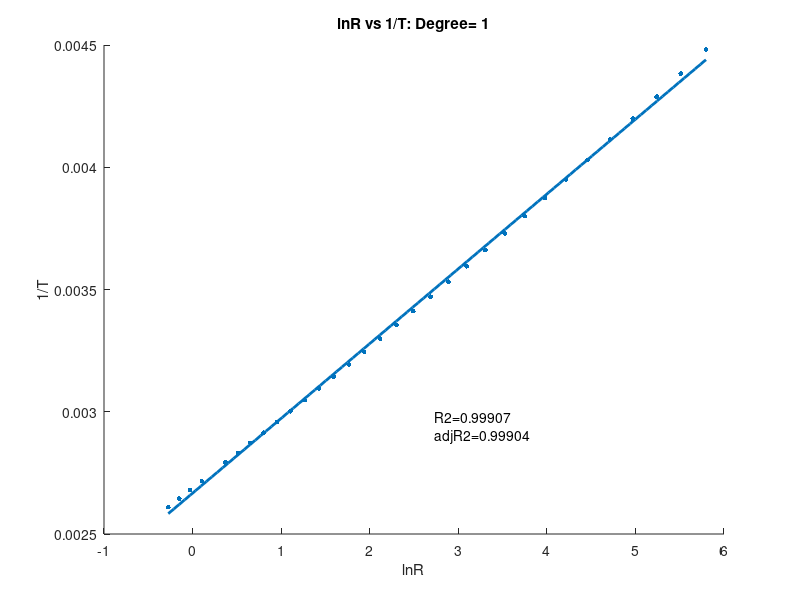
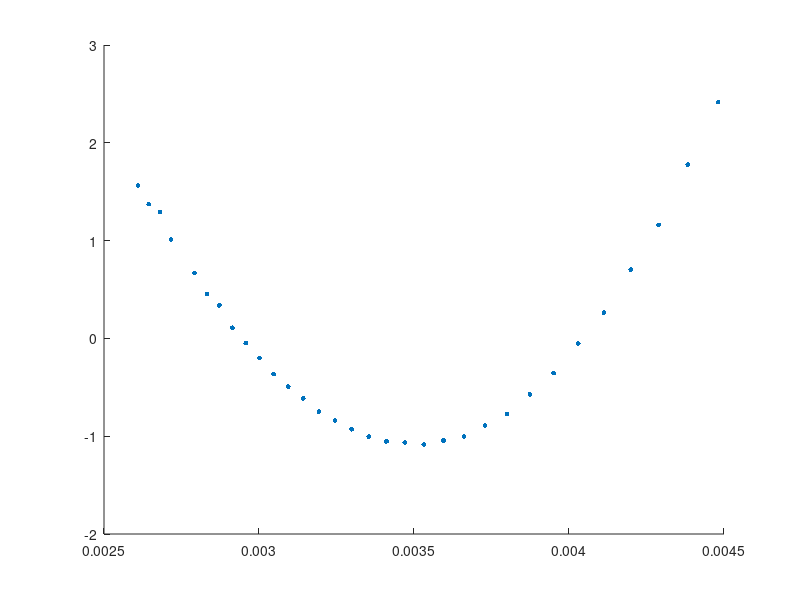

These figures' MATLAB source, in order: (Note: this script raises an error after producing the figures.)
%Alexandros Fotiadis AEM:10392
clc;
close all;
clear;

%Inserting data 
R=[0.76 0.86 0.97 1.11 1.45 1.67 1.92 2.23 2.59 3.02 3.54 4.16 4.91 ...
    5.83 6.94 8.31 10.00 12.09 14.68 17.96 22.05 27.28 33.89 42.45 ...
    53.39 67.74 86.39 111.30 144.00 188.40 247.50 329.20]';
T=[110 105 100 95 85 80 75 70 65 60 55 50 45 40 35 30 25 20 15 10 5 ...
    0 -5 -10 -15 -20 -25 -30 -35 -40 -45 -50]' +273.15;
%transforming R to lnR and T to T^(-1)
ln_R=log(R);
T_inv=1./T;
n=length(R);
alpha=0.05;

%correlation coefficient and swtich k for each polynomial degree
kmax=4;
r=corrcoef(ln_R,T_inv);
r=r(1,2);
fprintf("Correlation coefficient r=%.3f\n",r);
npoints=100;
R0=linspace(min(ln_R),max(ln_R),npoints)';
zc=norminv(1-alpha/2);
for k=1:kmax
    switch k
        case 1
            x=[ones(n,1) ln_R];
            x0=[ones(npoints,1) R0];
        case 2
            x=[ones(n,1) ln_R ln_R.^2];
            x0=[ones(npoints,1) R0 R0.^2];
        case 3
            x=[ones(n,1) ln_R ln_R.^2 ln_R.^3];
            x0=[ones(npoints,1) R0 R0.^2 R0.^3];
        case 4
            x=[ones(n,1) ln_R ln_R.^2 ln_R.^3 ln_R.^4];
            x0=[ones(npoints,1) R0 R0.^2 R0.^3 R0.^4];
    end

    %calculating the regression model and plotting diagnostic plot and
    %scatter plot for each value of k
    [b,bint,r,rint,stats]=regress(T_inv,x);
    y=x*b;
    y0=x0*b;
     e=T_inv-y;
     se=sqrt((1/(n-(k+1)))*(sum(e.^2)));
     e_star=e./se;

     muY=mean(T_inv);
     R2=1-(sum(e.^2))/(sum((T_inv-muY).^2));
     adj_R2=1-((n-1)/(n-(k+1)))*(sum(e.^2))/(sum((T_inv-muY).^2));
     figure()
     scatter(ln_R,T_inv,12,'blue','filled');
     title(sprintf('lnR vs 1/T: Degree= %d',k));
     hold on;
     plot(R0,y0,"LineWidth",2);
     xlabel("lnR");
     ylabel("1/T");
     txt = ['R2=' num2str(R2) newline 'adjR2=' num2str(adj_R2)];
     text(R0(round(npoints/2)),y0(round(npoints/5)),txt);
     hold off;
     figure()
     scatter(T_inv,e_star,12,'blue','filled');
     hold on
     yline(zc,'r-.');
     yline(-zc,'r-.');
     xlabel("1/T");
     ylabel("Standardized adjustment error");
     title("Diagnostic plot");
     fprintf("Polynomial degree=%d\n",k);
     for i=1:k+1
         fprintf("\tb_%d = %.10f\n",i-1,b(i));
     end

end

%5.7b Steinhart-Hart model
x=[ones(n,1) ln_R ln_R.^3];
x0=[ones(npoints,1) R0 R0.^3];

[b,bin,r,rint,stats]=regress(T_inv,x);
y=x*b;
y0=x0*b;

e=T_inv-y;
se=sqrt((1/(n-2))*(sum(e.^2)));
e_star=e./se;

R2=1-(sum(e.^2))/(sum((T_inv-muY).^2));
adj_R2=1-((n-1)/(n-(k+1)))*(sum(e.^2))/(sum((T_inv-muY).^2));
figure();
scatter(ln_R,T_inv,12,'blue','filled');
title("Steinhart-Hart model");
hold on;
plot(R0,y0,'LineWidth',2);
xlabel("lnR");
ylabel("1/T");
txt = ['R2=' num2str(R2) newline 'adjR2=' num2str(adj_R2)];
text(R0(round(npoints/2)),y0(round(npoints/5)),txt);
hold off;
figure();
scatter(T_inv,e_star,12,'blue','filled');
hold on;
yline(zc,'r-.');
yline(-zc,'r-.')
xlabel("1/T");
ylabel("Standard adjustment error");
title("Diagnostic plot");

fprintf("Steinhar-Hart model:\n");
for i=1:3
    fprintf("\tb_%d = %.10f\n",i-1,b(i));
end
